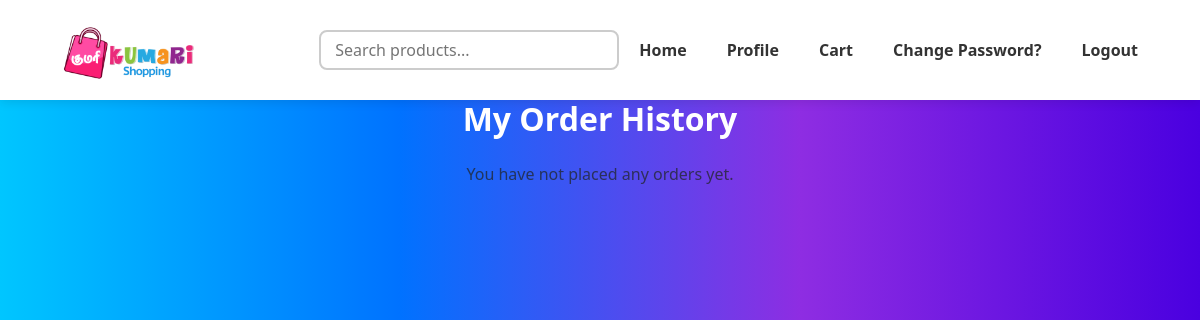
Before: /orders/history/ (signed in) with the older database file.
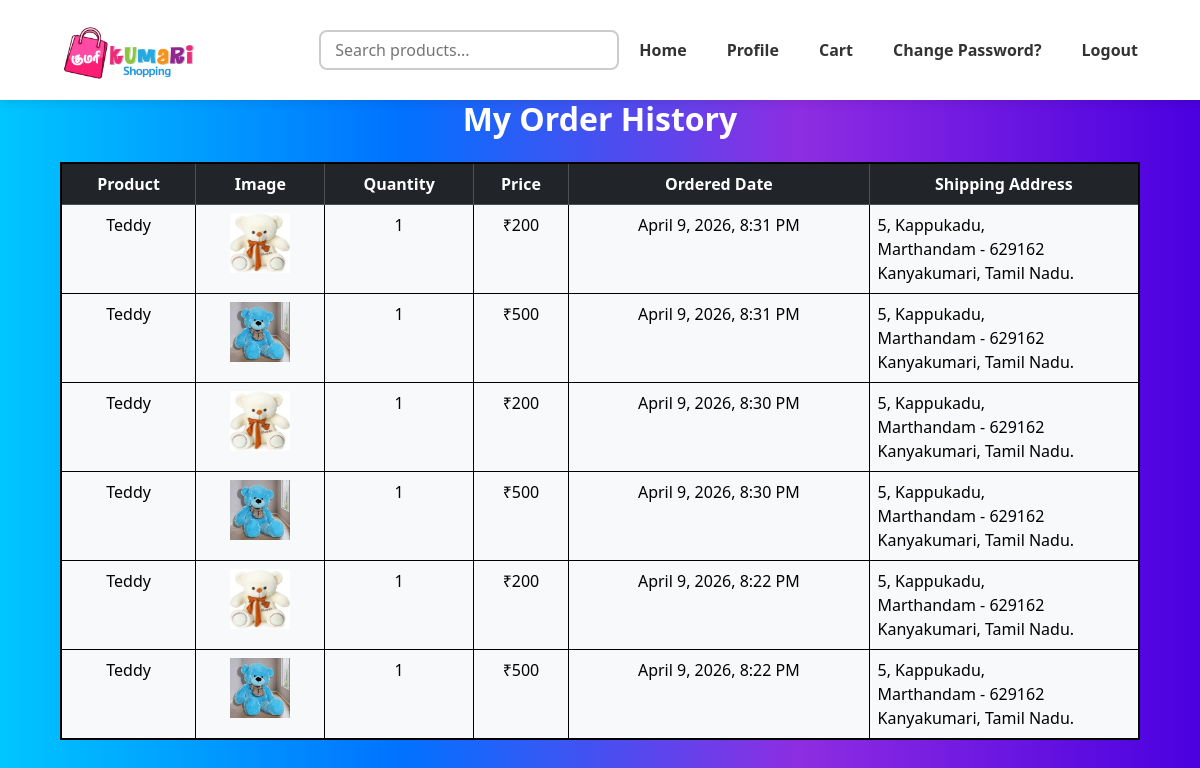
After: the same page with the newer database file.
### accounts/models.py (models this page shows, shortened)
class PlaceOrder(models.Model):
    user = models.ForeignKey(CustomUser, on_delete=models.CASCADE, limit_choices_to={'user_type': 'user'})
    product = models.ForeignKey(Products, on_delete=models.CASCADE)
    name=models.CharField(max_length=20)
    quantity= models.IntegerField()
    price=models.IntegerField()
    door_no=models.CharField(max_length=10)
    street_name=models.CharField(max_length=20)
    city_name=models.CharField(max_length=20)
    zip_code=models.IntegerField(null=True,blank=True)
    mobile=models.CharField(max_length=14,
        validators=[RegexValidator(r'^\+91\s\d{10}$', 'Enter a valid mobile number with country code.')],
        verbose_name='Mobile Number')
    district=models.CharField(max_length=20)
    state=models.CharField(max_length=20)
    country=models.CharField(max_length=20,default='India')
    payment_method = models.CharField( max_length=20,
        choices=[('Cash on Delivery', 'Cash on Delivery'), ('Credit or Debit', 'Credit or Debit'),
                 ('UPI Payment','UPI Payment')]
    )
    date_time = models.DateTimeField(auto_now_add=True)

class Products(models.Model):
    seller = models.ForeignKey(CustomUser, on_delete=models.CASCADE, limit_choices_to={'user_type': 'seller'})
    image=models.ImageField(upload_to='product_images/')
    product_name=models.CharField(max_length=25,
        validators=[RegexValidator(r'^[a-zA-Z][a-zA-Z\s]*$','Enter a valid product name.')]
    )
    colour=models.CharField(max_length=20,
        validators=[RegexValidator(r'^[a-zA-Z][a-zA-Z]*$','Enter a valid colour.')]
    )
    description=models.CharField(max_length=200,
        validators=[RegexValidator(r'^[a-zA-Z0-9\s.,-]*$','Only alphanumeric characters and certain punctuation are allowed.')]
    )
    price=models.PositiveIntegerField()
    discount=models.PositiveIntegerField(
        validators=[RegexValidator(r'^\d{1,2}%?$', 'Enter a valid discount amount.')]
    )
    delivery_charge=models.PositiveIntegerField()
    stock=models.PositiveIntegerField()

### accounts/views.py (the view)
# urls.py: path('orders/history/', views.order_history, name='order_history'),
def order_history(request):
    orders = PlaceOrder.objects.filter(user=request.user).order_by('-id')
    return render(request, 'order_history.html', {
        'orders': orders,
        'status':'Completed'
    })

### templates/order_history.html (shortened to what this page needs)
{% extends "base.html" %}
{% block content %}
<h2 class="text-center my-4 text-white"><strong>My Order History</strong></h2>
{% if orders %}
  <table class="table table-bordered order-table">
    <thead class="table-dark">
      <tr>
        <th>Product</th>
        <th>Image</th>
        <th>Quantity</th>
        <th>Price</th>
        <th>Ordered Date</th>
        <th>Shipping Address</th>
      </tr>
    </thead>
    <tbody>
      {% for order in orders %}
      <tr>
        <td class="bg-light">{{ order.product.product_name|title }}</td>
        <td class="bg-light"><img src="{{ order.product.image.url }}" width="60" height="60"></td>
        <td class="bg-light">{{ order.quantity }}</td>
        <td class="bg-light">₹{{ order.price }}</td>
        <td class="bg-light">{{ order.date_time|date:"F j, Y, g:i A" }}</td>
        <td class="bg-light" style="width: 270px; text-align: left;">{{ order.door_no }}, {{ order.street_name }}, <br> {{ order.city_name }} - {{ order.zip_code }} <br>{{ order.district }}, {{ order.state }}.</td>
      </tr>
      {% endfor %}
    </tbody>
  </table>
{% else %}
  <p class="text-center text-muted">You have not placed any orders yet.</p>
{% endif %}
{% endblock %}

### templates/base.html (shortened to what this page needs)
{% load static %}
<!DOCTYPE html>
<html lang="en">
<head>
    <link rel="stylesheet" href="{% static 'css/style.css' %}">
    <link href="https://cdn.jsdelivr.net/npm/bootstrap@5.3.3/dist/css/bootstrap.min.css" rel="stylesheet">
    <link rel="stylesheet" href="https://cdn.jsdelivr.net/npm/bootstrap-icons@1.10.5/font/bootstrap-icons.css">
</head>
<body>
    {% include 'navbar.html'%}
    <div class="" style="margin-top: 100px;">
        {% block content %}
        {% endblock %}
    </div>
</body>
</html>

### templates/navbar.html (shortened to what this page needs)
{% load static %}
<nav class="navbar fixed-top navbar-expand-lg navbar-light px-3" style="padding: 30px;">
    <div class="container-fluid">
        <div class="logo">
            <img src="{% static 'images/logo.png' %}" height="74px" width="150px" alt="No Image">
          </div>
    <div class="collapse navbar-collapse" id="navbarContent">
    <ul class="navbar-nav ms-auto mb-2 mb-lg-0">
            {% if user.is_authenticated %}
                <ul class="navbar-nav ms-auto mb-2 mb-lg-0">
                {% if request.path|slice:":17" != "/admin-dashboard/" %}
                    <li>
                        <form method="get" class="nav-form">
                            <input type="text" class="nav-text" name="q_product" placeholder="Search products..." value="{{ request.GET.q_product }}">
                        </form>
                    </li>
                {% endif %}
                <li class="nav-item">
                    {% if user.user_type == "seller" %}
                        <a class="nav-link" href="{% url 'view_products' %}">
                            <b>Home</b>
                        </a>
                    {% else %}
                        <a class="nav-link" href="{% url 'product_search' %}">
                            <b>Home</b>
                        </a>
                    {% endif %}
                </li>
                <li class="nav-item">
                {% if user.user_type == 'user' %}
                    <a class="nav-link" href="{% url 'view_user' user.id %}">
                    <b>Profile</b>
                    </a>
                {% else %}
                    <a class="nav-link" href="{% url 'view_seller' user.id %}">
                        <b>Profile</b>
                    </a>
                {% endif %}
                </li>
            <li class="nav-item">
            {% if user.user_type == 'user' %}
                <a class="nav-link" href="{% url 'cart_view' %}">
                    <b>Cart</b>
                </a>
            {% else %}
                <a class="nav-link" href="{% url 'add_products' %}">
                    <b>Add Products</b>
                </a>
            {% endif %}
            </li>
            <li class="nav-item">
                <a class="nav-link" href="{% url 'reset_password' user.id %}">
                    <b>Change Password?</b>
                </a>
            </li>
            <li class="nav-item">
                <a class="nav-link" href="{% url 'logout' %}">
                    <b>Logout</b>
                </a>
            </li>
        </ul>
        {% endif %}
    </div>
</div>
</nav>

### templates/footer.html
{% load static %}

### static/css/style.css (style rules this page uses)
.logo { padding-bottom: 0px; margin: -60px 0px -65px 0px; }
body { margin: 0; padding: 0; height: 100%; }
.navbar { position: fixed; padding: 2px; }
.nav-link { color: #000; }

### templates/navbar.html (style rules this page uses)
.navbar { background-color: #ffffff; box-shadow: 0 2px 10px rgba(0, 0, 0, 0.1); padding: 30px 30px !important; z-index: 1000; transition: all 0.3s ease; }
.navbar .logo img { max-height: 74px; width: auto; }
.navbar-nav .nav-link { color: #333; font-weight: 500; margin: 0 12px; transition: all 0.3s ease; }
.navbar-nav .nav-item { display: flex; align-items: center; }
.nav-form { display: flex; justify-content: center; gap: 10px; }
.nav-text { padding: 6px 14px; font-size: 16px; border: 2px solid #ccc; border-radius: 8px; width: 300px; transition: 0.3s; }
@media (max-width:2060px) { .nav-text { margin-left: -86%; width: 500px; } }
@media (max-width:1440px) { .nav-text { margin-left: auto; } }
@media (max-width:1440px) { .nav-text { width: 300px; } }

### templates/order_history.html (style rules this page uses)
body { background: linear-gradient(to right, #00c6ff, #0072ff, #8e2de2, #4a00e0); }
th, td { text-align: center; }
.order-table { border: 2px solid black; margin: 20px auto; width: 90%; }

Changed rows visible on the page:
added PlaceOrder: product.product_name "Teddy", product.image (picture), quantity "1", price "200", date_time "April 9, 2026, 8:31 PM", door_no "5", street_name "Kappukadu", city_name "Marthandam", zip_code "629162", district "Kanyakumari", state "Tamil Nadu"
added PlaceOrder: product.product_name "Teddy", product.image (picture), quantity "1", price "500", date_time "April 9, 2026, 8:31 PM", door_no "5", street_name "Kappukadu", city_name "Marthandam", zip_code "629162", district "Kanyakumari", state "Tamil Nadu"
added PlaceOrder: product.product_name "Teddy", product.image (picture), quantity "1", price "200", date_time "April 9, 2026, 8:30 PM", door_no "5", street_name "Kappukadu", city_name "Marthandam", zip_code "629162", district "Kanyakumari", state "Tamil Nadu"
added PlaceOrder: product.product_name "Teddy", product.image (picture), quantity "1", price "500", date_time "April 9, 2026, 8:30 PM", door_no "5", street_name "Kappukadu", city_name "Marthandam", zip_code "629162", district "Kanyakumari", state "Tamil Nadu"
added PlaceOrder: product.product_name "Teddy", product.image (picture), quantity "1", price "200", date_time "April 9, 2026, 8:22 PM", door_no "5", street_name "Kappukadu", city_name "Marthandam", zip_code "629162", district "Kanyakumari", state "Tamil Nadu"
added PlaceOrder: product.product_name "Teddy", product.image (picture), quantity "1", price "500", date_time "April 9, 2026, 8:22 PM", door_no "5", street_name "Kappukadu", city_name "Marthandam", zip_code "629162", district "Kanyakumari", state "Tamil Nadu"
Other visible differences:
text no longer shown: "You have not placed any orders yet."
text now shown: "Product Image Quantity Price Ordered Date Shipping Address"
